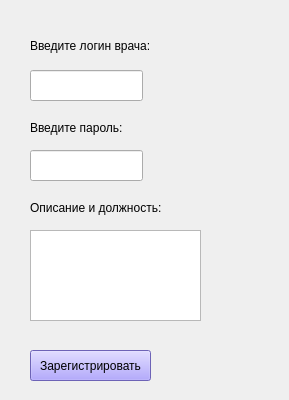
<?xml version="1.0" encoding="UTF-8"?>
<ui version="4.0">
 <class>Form</class>
 <widget class="QWidget" name="Form">
  <property name="geometry">
   <rect>
    <x>0</x>
    <y>0</y>
    <width>289</width>
    <height>400</height>
   </rect>
  </property>
  <property name="windowTitle">
   <string>Form</string>
  </property>
  <property name="styleSheet">
   <string notr="true">QPushButton{
background-color: rgb(153, 139, 255);
}
QPushButton:hover{
background-color: rgb(119, 125, 216);
}</string>
  </property>
  <widget class="QLabel" name="label">
   <property name="geometry">
    <rect>
     <x>30</x>
     <y>30</y>
     <width>131</width>
     <height>31</height>
    </rect>
   </property>
   <property name="text">
    <string>Введите логин врача:</string>
   </property>
  </widget>
  <widget class="QLineEdit" name="login_">
   <property name="geometry">
    <rect>
     <x>30</x>
     <y>70</y>
     <width>113</width>
     <height>31</height>
    </rect>
   </property>
  </widget>
  <widget class="QLabel" name="label_2">
   <property name="geometry">
    <rect>
     <x>30</x>
     <y>120</y>
     <width>111</width>
     <height>16</height>
    </rect>
   </property>
   <property name="text">
    <string>Введите пароль:</string>
   </property>
  </widget>
  <widget class="QLineEdit" name="password_">
   <property name="geometry">
    <rect>
     <x>30</x>
     <y>150</y>
     <width>113</width>
     <height>31</height>
    </rect>
   </property>
  </widget>
  <widget class="QLabel" name="label_3">
   <property name="geometry">
    <rect>
     <x>30</x>
     <y>200</y>
     <width>161</width>
     <height>16</height>
    </rect>
   </property>
   <property name="text">
    <string>Описание и должность:</string>
   </property>
  </widget>
  <widget class="QPushButton" name="reg">
   <property name="geometry">
    <rect>
     <x>30</x>
     <y>350</y>
     <width>121</width>
     <height>31</height>
    </rect>
   </property>
   <property name="text">
    <string>Зарегистрировать</string>
   </property>
  </widget>
  <widget class="QLabel" name="errors_">
   <property name="geometry">
    <rect>
     <x>160</x>
     <y>80</y>
     <width>111</width>
     <height>101</height>
    </rect>
   </property>
   <property name="text">
    <string/>
   </property>
  </widget>
  <widget class="QTextEdit" name="descr_">
   <property name="geometry">
    <rect>
     <x>30</x>
     <y>230</y>
     <width>171</width>
     <height>91</height>
    </rect>
   </property>
  </widget>
 </widget>
 <resources/>
 <connections/>
</ui>
